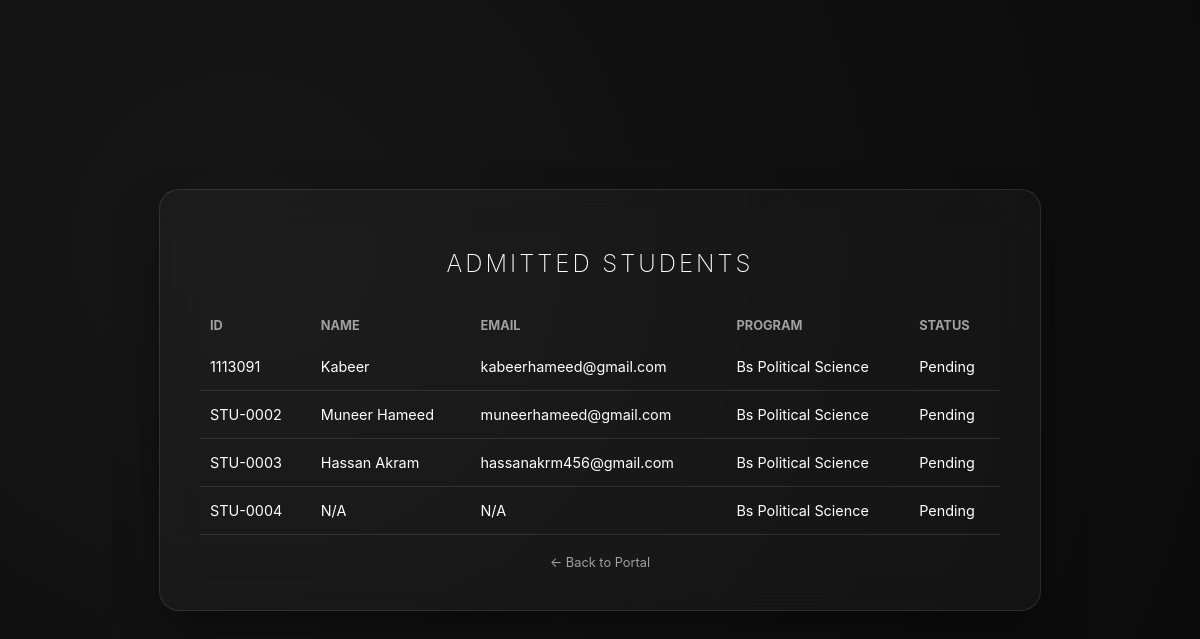
Before: /students with the older database file.
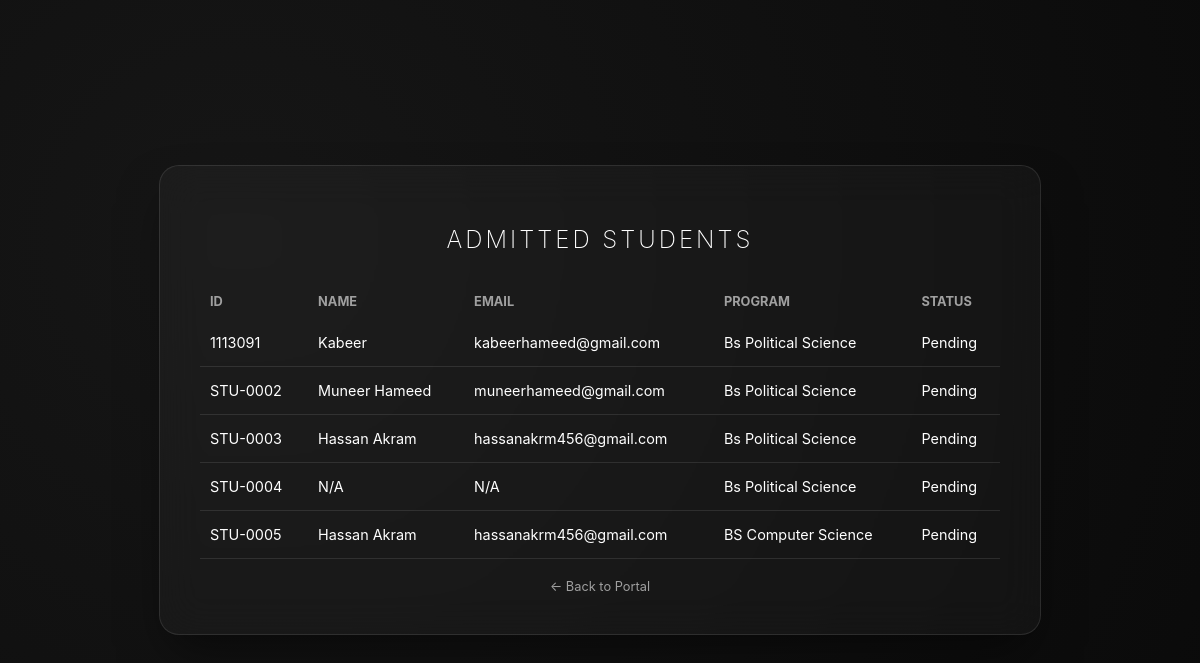
After: the same page with the newer database file.
### models/Student.py (models this page shows, shortened)
class Student(Person):
    id = db.Column(db.Integer, primary_key=True)
    student_id = db.Column(db.String(20), unique=True)
    applications = db.relationship('Application', backref='student', lazy=True, cascade='all, delete-orphan')

### models/Admission.py (models this page shows, shortened)
class Admission(db.Model):
    id = db.Column(db.Integer, primary_key=True)
    program = db.Column(db.String(100))
    semester = db.Column(db.Integer)
    app_id = db.Column(db.Integer, db.ForeignKey('application.id'))

### models/Application.py (models this page shows, shortened)
class Application(db.Model):
    id = db.Column(db.Integer, primary_key=True)
    date = db.Column(db.DateTime, default=datetime.utcnow)
    status = db.Column(db.String(20), default="Pending")
    student_id = db.Column(db.Integer, db.ForeignKey('student.id'))
    education_records = db.relationship('Education', backref='application', lazy=True, cascade='all, delete-orphan')
    admission_details = db.relationship('Admission', backref='application', uselist=False, cascade='all, delete-orphan')

### main.py (the view)
@app.route('/students')
def view_students():
    try:
        try:
            all_students = Student.query.all()
            if not all_students:
                app.logger.info("No students found in database")
            return render_template('students.html', students=all_students)
        except Exception as db_error:
            app.logger.error(f"Database error while fetching students: {str(db_error)}\n{traceback.format_exc()}")
            return render_template('students.html', students=[])
    except Exception as e:
        app.logger.error(f"Error in view_students route: {str(e)}\n{traceback.format_exc()}")
        return render_template('error.html',
                             message="An error occurred while retrieving student records",
                             error_code="ERR_STUDENTS_VIEW"), 500

### templates/students.html (shortened to what this page needs)
{% extends "Base.html" %}
{% block content %}
<h2>Admitted Students</h2>
<table>
    <thead>
            <th>ID</th>
            <th>Name</th>
            <th>Email</th>
            <th>Program</th>
            <th>Status</th>
    </thead>
    <tbody>
        {% for student in students %}
        <tr>
            <td>{{ student.student_id or 'N/A' }}</td>
            <td>{{ student.name or 'N/A' }}</td>
            <td>{{ student.email or 'N/A' }}</td>
            <td>
                {% if student.applications and student.applications[0].admission_details %}
                    {{ student.applications[0].admission_details.program }}
                {% else %}
                    N/A
                {% endif %}
            </td>
            <td>
                {% if student.applications %}
                    {{ student.applications[0].status }}
                {% else %}
                    Pending
                {% endif %}
            </td>
        </tr>
        {% endfor %}
    </tbody>
</table>
<a href="/" style="display:block; text-align:center; margin-top:20px; color:var(--text-dim); text-decoration:none; font-size:0.8rem;">← Back to Portal</a>
{% endblock %}

Changed rows visible on the page:
added Student: student "STU-0005", name "Hassan Akram", email "hassanakrm456@gmail.com", program "BS Computer Science", status "Pending"
